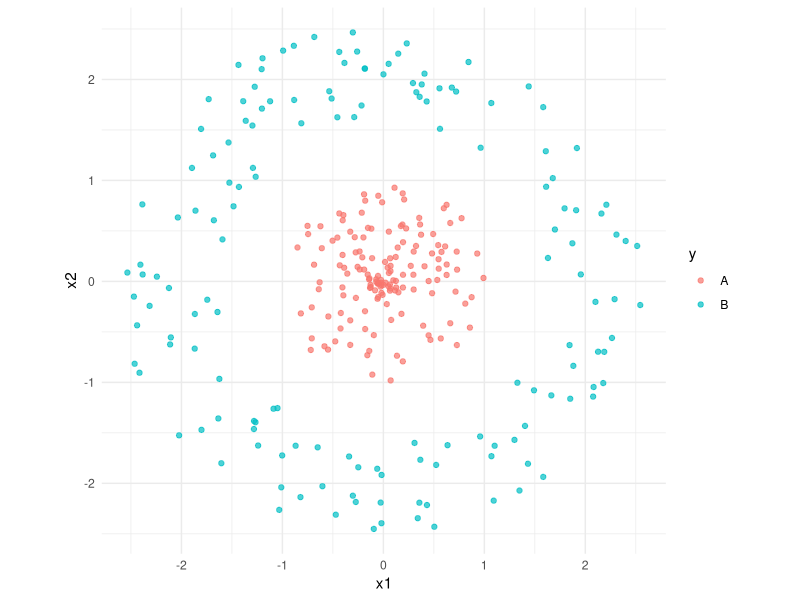
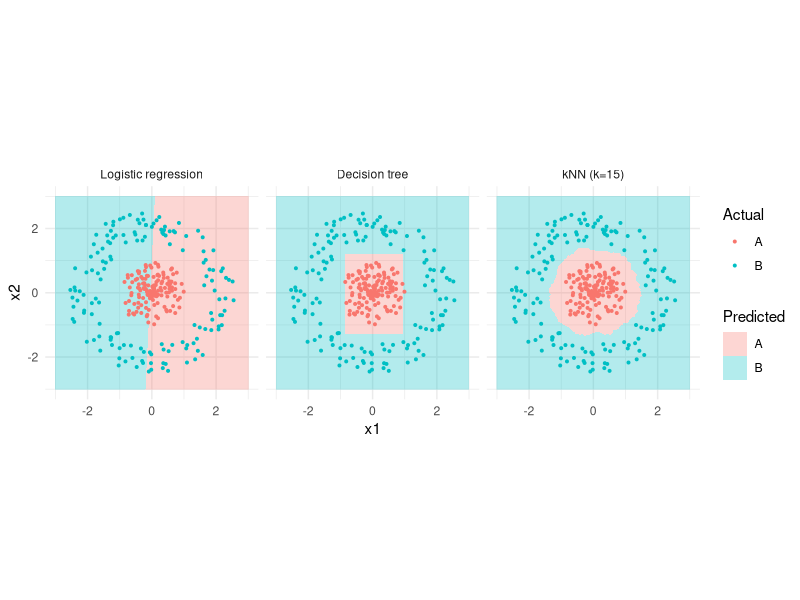

Here is the R script that generated these plots, in order:
## ---- chunk 1
#| eval: true
set.seed(2026)

# 생물정보학 관행: 행 = 유전자, 열 = 샘플
expr <- matrix(rnorm(6 * 4), nrow = 6,
               dimnames = list(paste0("GENE", 1:6), paste0("P", 1:4)))
dim(expr)   # 6 genes x 4 patients
## ---- chunk 2
#| eval: true
# ML이 기대하는 모양: 행 = 샘플, 열 = feature
X <- t(expr)
dim(X)      # 4 samples x 6 features
round(X, 2)
## ---- chunk 3
#| eval: true
n_values <- c(3, 3, 3)      # feature별 가질 수 있는 값의 수

# feature마다 (값의 수 + '아무거나') 선택지, 마지막 +1은 공집합 가설
prod(n_values + 1) + 1
## ---- chunk 4
#| eval: true
# 유전자 20,000개를 '발현/비발현'으로 이분화하기만 해도
n_genes <- 20000
log10(3) * n_genes          # hypothesis space 크기의 자릿수
## ---- chunk 5
#| eval: true
#| message: false
library(ggplot2)
library(dplyr)
library(tidyr)
library(rpart)
library(class)

set.seed(2026)

# 동심원 형태의 2-class 데이터
make_ring <- function(n, r_min, r_max, label) {
  theta <- runif(n, 0, 2 * pi)
  r     <- runif(n, r_min, r_max)
  data.frame(x1 = r * cos(theta), x2 = r * sin(theta), y = factor(label))
}

df <- rbind(make_ring(150, 0.0, 1.0, "A"),
            make_ring(150, 1.6, 2.6, "B"))

ggplot(df, aes(x1, x2, colour = y)) +
  geom_point(alpha = 0.7) +
  coord_equal() +
  theme_minimal()
## ---- chunk 6
#| eval: true
# 공간 전체를 촘촘한 격자로 덮고, 각 지점에서 모델의 예측을 받아옵니다
grid <- expand.grid(x1 = seq(-3, 3, length.out = 200),
                    x2 = seq(-3, 3, length.out = 200))

# 1) 로지스틱 회귀 — 직선 경계만 그릴 수 있음
m_glm <- glm(y ~ x1 + x2, data = df, family = binomial)
grid$`Logistic regression` <- ifelse(
  predict(m_glm, grid, type = "response") > 0.5, "B", "A")

# 2) Decision tree — 축에 평행한 사각형 경계
m_tree <- rpart(y ~ x1 + x2, data = df)
grid$`Decision tree` <- as.character(predict(m_tree, grid, type = "class"))

# 3) kNN — 데이터를 그대로 따라가는 유연한 경계
grid$`kNN (k=15)` <- as.character(
  knn(train = df[, c("x1", "x2")],
      test  = grid[, c("x1", "x2")],
      cl    = df$y, k = 15))
## ---- chunk 7
#| eval: true
#| fig-width: 10
#| fig-height: 3.6
# 주의: 그래프 라벨은 영문으로 둡니다.
# GitHub Actions 러너에 한글 폰트가 없어 축·범례 한글이 깨질 수 있습니다.
grid_long <- grid |>
  pivot_longer(-c(x1, x2), names_to = "model", values_to = "pred") |>
  mutate(model = factor(model,
           levels = c("Logistic regression", "Decision tree", "kNN (k=15)")))

ggplot(grid_long, aes(x1, x2)) +
  geom_raster(aes(fill = pred), alpha = 0.3) +
  geom_point(data = df, aes(colour = y), size = 0.7) +
  facet_wrap(~ model) +
  coord_equal() +
  theme_minimal() +
  labs(fill = "Predicted", colour = "Actual")
